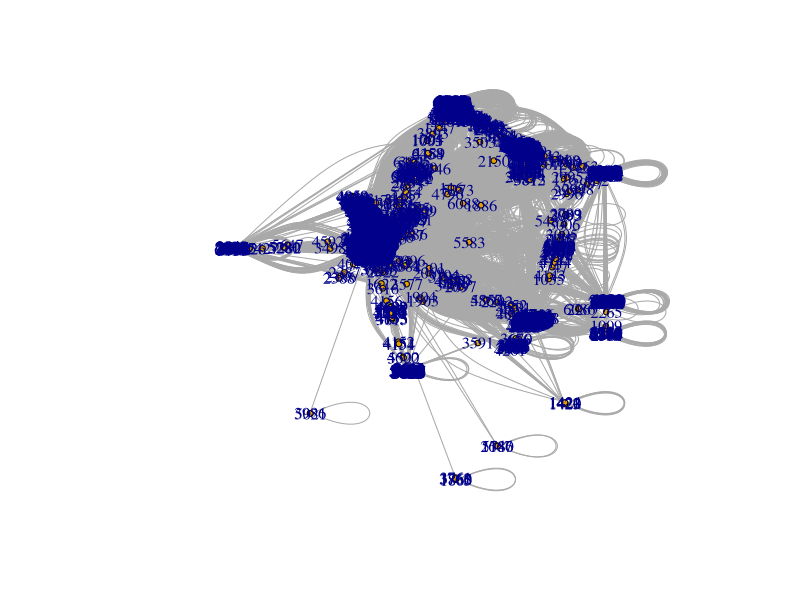
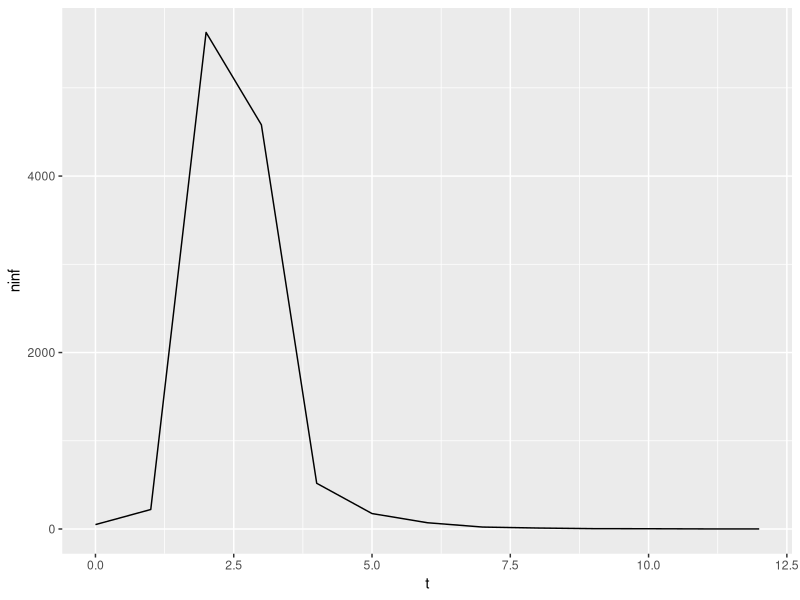
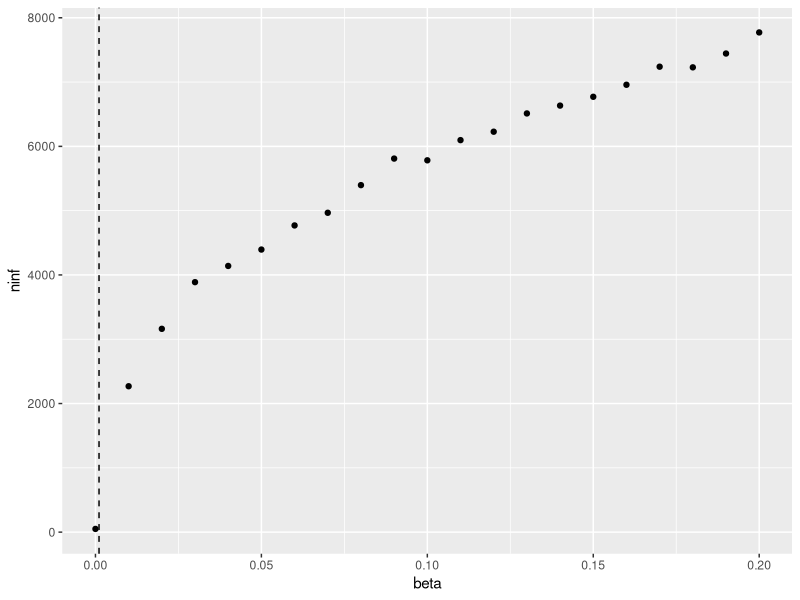
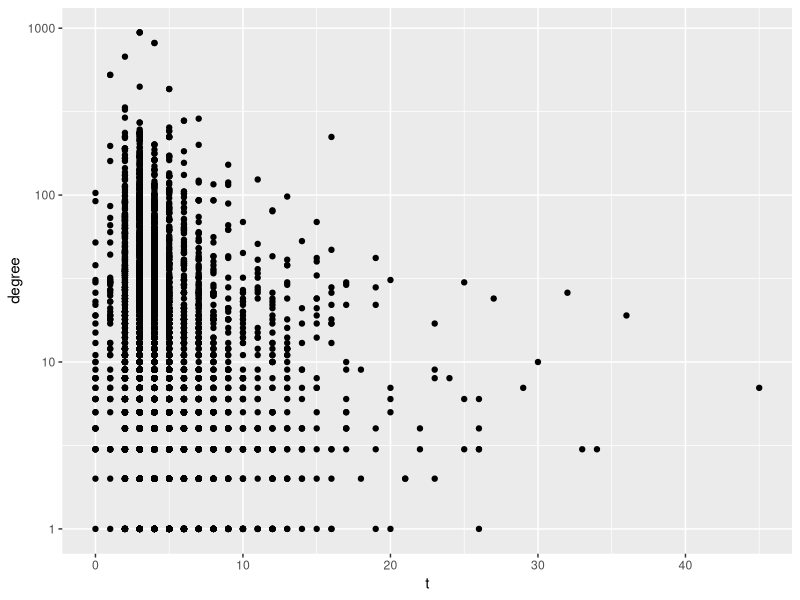
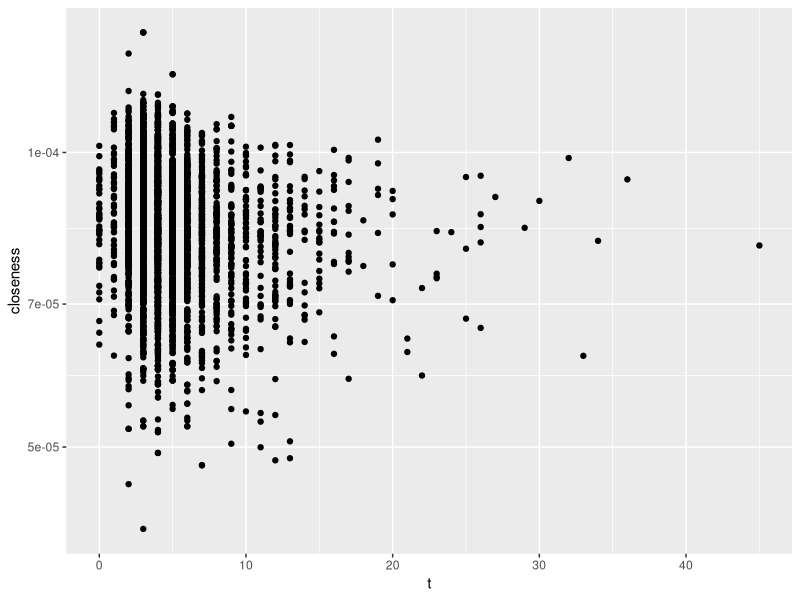
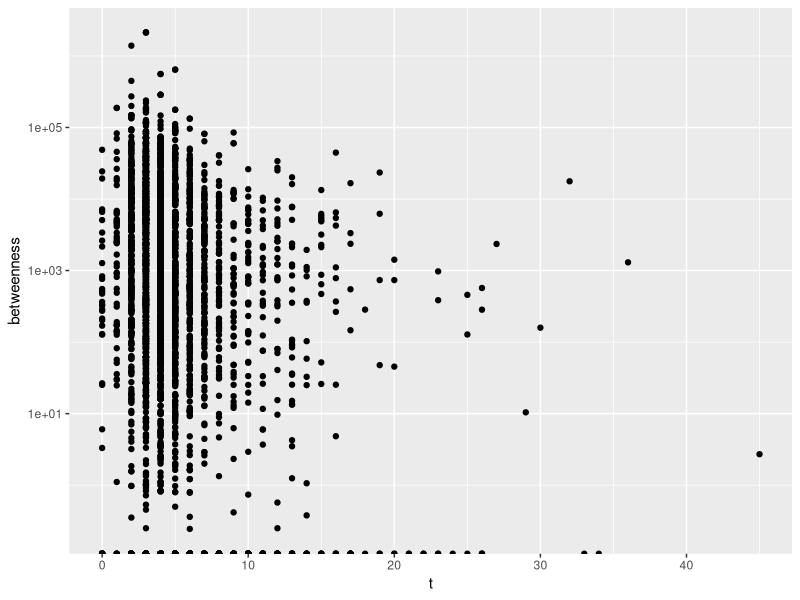
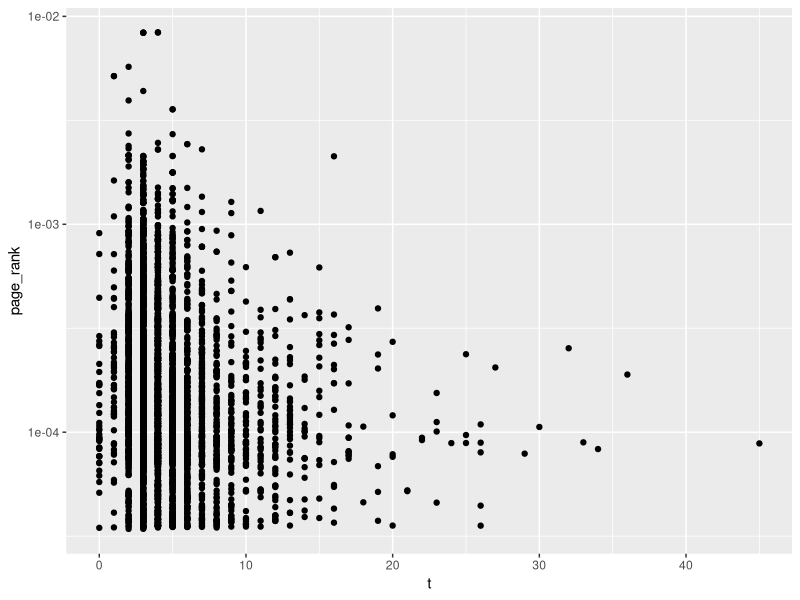

Recreate these plots in R, in order. (Note: a time limit stopped this script after it produced the figures.)
## ---- chunk 1
library(readr)
library(igraph)
library(dplyr)
library(ggplot2)
library(purrr)
library(tibble)
library(caret)
library(tidyverse)
## ---- chunk 2
sim_sir <- function(g,beta,mu,seeds){
  state <- rep(0,vcount(g)) #initial state of the simulation
  state[seeds] <- 1 #infect the seeds
  t <- 0
  table <- data.frame(t=0,inf=seeds)
  while(sum(state==1)>0){
    t <- t + 1
    ## I -> R
    infected <- which(state==1) #get them
    # generate a random value for every infected, if it's < mu, let the node recover.
    state[infected] <- ifelse(runif(length(infected)) < mu,2,1)
    
    ## S -> I
    infected <- which(state==1)
    susceptible <- which(state==0) #get them
    contacts <- as.numeric(unlist(adjacent_vertices(g,infected))) #get the contacts of infected
    contacts <- contacts[contacts %in% susceptible] # get those who are susceptible
    new_infected <- contacts[runif(length(contacts)) < beta] #infect contacts
    if(length(new_infected)>0){
      state[new_infected] <- 1
      table <- rbind(table,data.frame(t,inf=new_infected))
    }
  }
  table
}
## ---- chunk 3
node <- read.csv("nodes.csv") |> select("X..index", "meta")
edge <- read.csv("edges.csv")

graph <- graph_from_data_frame(edge, vertices = node, directed = FALSE)
graph <- simplify(graph)

cluster <- clusters(graph)
giant_component <- which.max(cluster$csize)
node_giant <- V(graph)[cluster$membership == giant_component]

g <- induced_subgraph(graph, node_giant)
g

plot(g, vertex.label = NULL, vertex.size = 3)
## ---- chunk 4
mu <- 0.1
betac <- mu*mean(degree(g))/(mean(degree(g)^2))
betac
## ---- chunk 5
seeds <- sample(1:vcount(g),vcount(g)*0.01)

realization <- sim_sir(g,beta = 0.5,mu=0.1,seeds) %>% 
  group_by(t) %>% summarize(ninf=n()) 

realization %>% 
  ggplot(aes(x=t,y=ninf)) + geom_line()
## ---- chunk 6
results <- map_dfr(seq(0,0.2,0.01), # beta range
        \(beta){ seeds <- sample(1:vcount(g),vcount(g)*0.01)
        realization <- sim_sir(g,beta,mu,seeds) # make a realization for each beta
        data.frame(beta,ninf=nrow(realization)) # create dataframe row
        })

results %>% ggplot(aes(x=beta,y=ninf))+ geom_point()+
  geom_vline(xintercept = betac,linetype=2) 
## ---- chunk 7
realization <- sim_sir(g,beta=0.1,mu=0.1,seeds)
## ---- chunk 8
table_d <- degree(g) %>% enframe(name = "inf",value="degree") %>%
  merge(realization) 
table_d %>% 
  ggplot(aes(x=t,y=degree)) + geom_point() + scale_y_log10()
## ---- chunk 9
table_c <- closeness(g) %>% enframe(name = "inf",value="closeness") %>%
  merge(realization) 
table_c %>% 
  ggplot(aes(x=t,y=closeness)) + geom_point() + scale_y_log10()
## ---- chunk 10
table_b <- betweenness(g) %>% enframe(name = "inf",value="betweenness") %>%
  merge(realization) 
table_b %>% 
  ggplot(aes(x=t,y=betweenness)) + geom_point() + scale_y_log10()
## ---- chunk 11
table_pr <- page_rank(g)$vector %>% enframe(name = "inf",value="page_rank") %>%
  merge(realization) 
table_pr %>% 
  ggplot(aes(x=t,y=page_rank)) + geom_point() + scale_y_log10()
## ---- chunk 12
table <- merge(table_d,table_c)
table <- merge(table,table_pr)
table <- merge(table,table_b)
cor(table$t,table[,-c(1,2)])
## ---- chunk 13
seeds <- sample(1:vcount(g),vcount(g)*0.01)
realization_random <- sim_sir(g,beta = 0.5,mu=0.1,seeds) %>%
  group_by(t) %>% summarize(ninf=n())
seeds <- closeness(g) %>% enframe(name = "inf",value="closeness") %>%
  slice_max(closeness,n=round(vcount(g)*0.01,0))

seeds_inf <- seeds$inf
seeds_inf <- as.integer(seeds_inf)
all(seeds_inf %in% V(g)) 

realization_targeted <- sim_sir(g,beta = 0.5,mu=0.1,seeds_inf) %>%
  group_by(t) %>% summarize(ninf=n())
ggplot() + geom_line(data=realization_random,aes(x=t,y=ninf,col="Random"))+
  geom_line(data=realization_targeted,aes(x=t,y=ninf,col="Targeted"))

## ---- chunk 14
total_infected_random <- sum(realization_random$ninf)
total_infected_targeted <- sum(realization_targeted$ninf)
difference_infected <- total_infected_targeted - total_infected_random

print(paste("Total Infected (Random)", total_infected_random))
print(paste("Total Infected (Targeted)", total_infected_targeted))
print(paste("Difference in Infected", difference_infected))
## ---- chunk 15
seeds <- sample(1:vcount(g),vcount(g)*0.01)
realization <- sim_sir(g,beta = 0.5,mu=0.1,seeds) %>%
  group_by(t) %>% summarize(ninf=n())
vaccinated_random <- sample(1:vcount(g),vcount(g)*0.05)
gp <- delete_vertices(g,vaccinated_random)
seeds <- sample(1:vcount(gp),vcount(gp)*0.01)
realization_random <- sim_sir(gp,beta = 0.5,mu=0.1,seeds) %>%
  group_by(t) %>% summarize(ninf=n())
## ---- chunk 16
seeds <- closeness(g) %>% enframe(name = "inf",value="closeness") %>%
  slice_max(closeness,n=round(vcount(g)*0.05,0))
gp <- delete_vertices(g,seeds$inf)
seeds <- sample(1:vcount(gp),vcount(gp)*0.01)
realization_targeted <- sim_sir(gp,beta = 0.5,mu=0.1,seeds) %>%
  group_by(t) %>% summarize(ninf=n())
## ---- chunk 17
ggplot() + geom_line(data=realization,aes(x=t,y=ninf,col="No Vaccination")) +
  geom_line(data=realization_random,aes(x=t,y=ninf,col="Vacc. Random"))+
  geom_line(data=realization_targeted,aes(x=t,y=ninf,col="Vacc. Targeted"))
## ---- chunk 18
No_Vaccination <- sum(realization$ninf)
Vacc._Random <- sum(realization_random$ninf)
Vacc._Targeted <- sum(realization_targeted$ninf)

print(paste("No Vaccination", No_Vaccination))
print(paste("Vacc. Random", Vacc._Random))
print(paste("Vacc. Targeted", Vacc._Targeted))

Vaccination_table <- data.frame(vaccination_label = c("Vacc. Random", "Vacc. Targeted", "No Vaccination"),
                                vaccination_value = c(Vacc._Random, Vacc._Targeted, No_Vaccination))
Vaccination_table
## ---- chunk 19
print(paste("Total Infected (Random)", total_infected_random))
print(paste("Total Infected (Targeted)", total_infected_targeted))
print(paste("Difference in Infected", difference_infected))

partc <- data.frame("partc_label" = c("Total Infected (Random)", "Total Infected (Targeted)", 
                                          "Difference in Infected"),
                                "partc_value" = c(total_infected_random, total_infected_targeted, difference_infected))

merged_table <- cbind(Vaccination_table, partc)
merged_table
## ---- chunk 20
all <- table_d %>% group_by(t) %>% summarize(ninf=n())
sensors <- table_d %>% filter(degree>10) %>% group_by(t) %>% summarize(ninf=n())
ggplot() + geom_line(data=all,aes(x=t,y=ninf/sum(ninf),col="All")) + geom_line(data=sensors,aes(x=t,y=ninf/sum(ninf),col="Sensors"))
## ---- chunk 21
control <- sample(1:vcount(g),1000)
get_one_neighbor <- function(id){
  sample(neighbors(g,id),1)
}
sensors <- sapply(control,get_one_neighbor)
## ---- chunk 22
control_evo <- table_d %>% filter(inf %in% control) %>% group_by(t) %>% summarize(ninf=n())
sensors_evo <- table_d %>% filter(inf %in% sensors) %>% group_by(t) %>% summarize(ninf=n())
ggplot() + geom_line(data=control_evo,aes(x=t,y=cumsum(ninf/sum(ninf)),col="All")) +
  geom_line(data=sensors_evo,aes(x=t,y=cumsum(ninf/sum(ninf)),col="Sensors")) + labs(y="# infections (cumm)")
## ---- chunk 23
table

# Split the data into training and testing sets
set.seed(123)
train_index <- createDataPartition(table$t, p = 0.8, list = FALSE)
test_data <- table[-train_index, ] |> select(-inf)

# 5-fold cross validation
train_data <- table[train_index, ] |> select(-inf)

control <- trainControl(method = "cv",  # Use k-fold cross-validation
                        number = 5)

# Train a regression model
model <- train(t ~ ., data = train_data, method = "lm", trControl = control)

cv_results <- model$results
cv_results
## ---- chunk 24
x <- as.matrix(train_data[,-1])
y <- train_data$t

control <- trainControl(method = "repeatedcv", number = 10, repeats = 5)

ridge_model <- train(
  x, y,
  method = "glmnet",
  trControl = control,
  tuneGrid = expand.grid(alpha = 0, lambda = 10^seq(-3, 0, length = 100))
)

best_tune <- ridge_model$bestTune
best_tune
## ---- chunk 25
prediciton <- predict(ridge_model, newdata = x)
sqrt(mean((prediciton - y)^2))
## ---- chunk 26
# Evaluate the model on the test data
predictions_t <- predict(ridge_model, newdata = train_data)
rmse <- sqrt(mean((predictions_t - train_data$t)^2))
print(paste("RMSE on test data:", rmse))

predictions <- predict(ridge_model, newdata = test_data)
rmse <- sqrt(mean((predictions - test_data$t)^2))
print(paste("RMSE on test data:", rmse))

RMSE_lm <- data.frame(data = c("train", "test"), 
                      RMSE = c(sqrt(mean((predictions_t - train_data$t)^2)), 
                               sqrt(mean((predictions - test_data$t)^2))))
RMSE_lm
## ---- chunk 27
